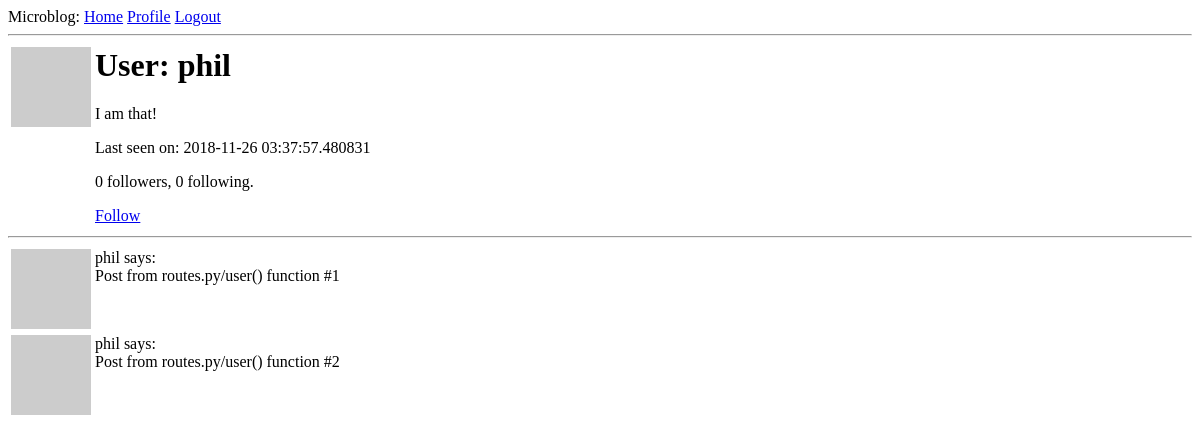
The page /user/phil (signed in) on the database as committed earlier.
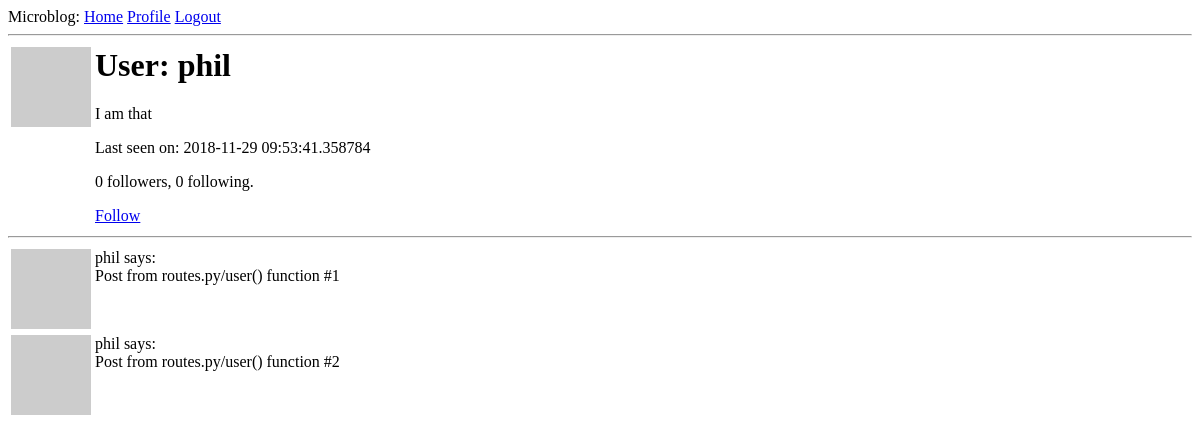
The same page on the database as committed later.
### app/models.py (models this page shows, shortened)
class User(UserMixin, db.Model):
    id = db.Column(db.Integer, primary_key=True) # comma at end of this line caused me an hour!
    username = db.Column(db.String(64), index=True, unique=True)
    email = db.Column(db.String(120), index=True, unique=True)
    password_hash = db.Column(db.String(128))
    posts = db.relationship('Post', backref='author', lazy='dynamic')
    about_me = db.Column(db.String(140))
    last_seen = db.Column(db.DateTime, default=datetime.utcnow)
    followed = db.relationship(
        'User', secondary=followers,
        primaryjoin=(followers.c.follower_id == id),
        secondaryjoin=(followers.c.followed_id == id),
        backref=db.backref('followers', lazy='dynamic'), lazy='dynamic')
    def avatar(self, size):
        digest = md5(self.email.lower().encode('utf-8')).hexdigest()
        return 'https://www.gravatar.com/avatar/{}?d=identicon&s={}'.format(digest, size)
    def is_following(self, user):
       return self.followed.filter(
        followers.c.followed_id == user.id).count() > 0

### app/routes.py (the view)
@app.route('/user/<username>')
@login_required
def user(username):
    user = User.query.filter_by(username=username).first_or_404()
    posts = [
        {'author': user, 'body': 'Post from routes.py/user() function #1'},
        {'author': user, 'body': 'Post from routes.py/user() function #2'}
    ]
    return render_template('user.html', user=user, posts=posts)

### app/models.py (called while the page is built)
@login.user_loader
def load_user(id):
    return User.query.get(int(id))

### app/routes.py (called while the page is built)
@app.before_request  # flask register decorator implementation checks if the current_user is logged in, & if so sets the last_seen field to the current time
def before_request():  # view function
    if current_user.is_authenticated:
        current_user.last_seen = datetime.utcnow()
        db.session.commit()

### app/templates/user.html
{% extends "base.html" %}
{% block content %}
    <table>
        <tr valign="top">
            <td><img src="{{ user.avatar(128) }}"></td>
            <td>
                <h1>User: {{ user.username }}</h1>
                {% if user.about_me %}<p>{{ user.about_me }}</p>{% endif %}
                {% if user.last_seen %}<p>Last seen on: {{ user.last_seen }}</p>{% endif %}
                <p>{{ user.followers.count() }} followers, {{ user.followed.count() }} following.</p>
                {% if user == current_user %}
                <p><a href="{{ url_for('edit_profile') }}"> Edit you profile</a></p>
                {% elif not current_user.is_following(user) %}
                <p><a href="{{ url_for('follow', username=user.username) }}">Follow</a></p>
                {% else %}
                <p><a href="{{ url_for('unfollow', username=user.username) }}">Unfollow</a></p>
                {% endif %}
            </td>
        </tr>
    </table>
    <hr>
    {% for post in posts %}
        {% include '_post.html' %}
    {% endfor %}
{% endblock %}

### app/templates/_post.html
<table>
    <tr valign="top">
        <td><img src="{{ post.author.avatar(36) }}"></td>
        <td>{{ post.author.username }} says:<br>{{ post.body }}</td>
    </tr>
</table>

Rows that differ between the two databases and show on the page:
changed User "phil": about_me "I am that!" → "I am that"; last_seen "2018-11-26 03:37:57.480831" → "2018-11-29 09:53:41.358784"
